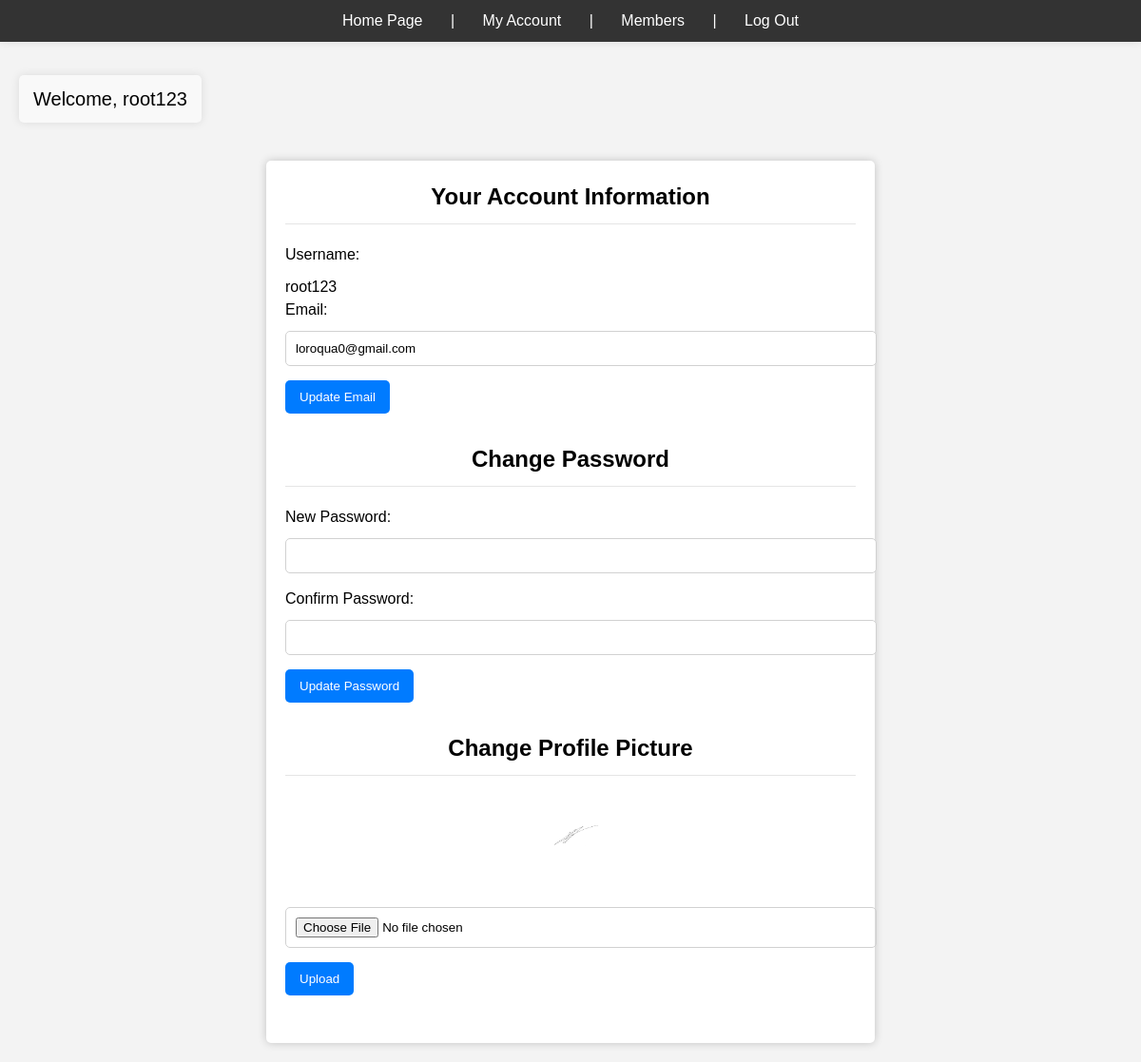
Screenshot of /account.php (signed in) with the database file from the repository.
### tables this page shows
CREATE TABLE `user` (
  `id` int(11) NOT NULL,
  `username` longtext NOT NULL,
  `password` longtext NOT NULL,
  `email` mediumtext NOT NULL,
  `date` datetime NOT NULL,
  `replies` int(11) NOT NULL,
  `topics` int(11) NOT NULL,
  `profile_pic` varchar(9999) NOT NULL DEFAULT '',
  `topic_count` int(11) NOT NULL DEFAULT 0,
  `role` varchar(20) NOT NULL,
  `question_count` int(11) DEFAULT 0,
  `reply_count` int(11) DEFAULT 0
);

### account.php (the view, shortened to what this page needs)
<?php
require('connect.php');
$username = $_SESSION['username'];
$selectStmt = $pdo->prepare("SELECT username, email, profile_pic FROM user WHERE username = :username");
$selectStmt->bindParam(':username', $username);
$selectStmt->execute();
$user = $selectStmt->fetch(PDO::FETCH_ASSOC);
?>
<!DOCTYPE html>
<html>
<head>
    <?php include("header.php")?>
</head>
<body>
    <div class="container">
        <h2>Your Account Information</h2>
        <div class="form-section">
            <form method="post" action="">
                <label for="username">Username:</label>
                <?php echo $user['username']; ?><br>
                <label for="email">Email:</label>
                <input type="email" name="newEmail" value="<?php echo $user['email']; ?>"><br>
                <input type="submit" name="updateEmail" value="Update Email">
            </form>
        </div>
        <h2>Change Password</h2>
        <div class="form-section">
            <form method="post" action="">
                <label for="newPassword">New Password:</label>
                <input type="password" name="newPassword"><br>
                <label for="confirmPassword">Confirm Password:</label>
                <input type="password" name="confirmPassword"><br>
                <input type="submit" name="updatePassword" value="Update Password">
            </form>
        </div>
        <h2>Change Profile Picture</h2>
        <div class="form-section">
            <img src="profilepic/<?php echo $user['profile_pic']; ?>" alt="Profile Picture" class="profile-pic"><br>
            <form method="post" action="" enctype="multipart/form-data">
                <input type="file" name="profilePic" accept="image/*">
                <input type="submit" name="uploadProfilePic" value="Upload">
            </form>
        </div>
    </div>
</body>
</html>

### header.php (style rules this page uses)
body { font-family: Arial, sans-serif; background-color: #f3f3f3; margin: 0; padding: 0; }

### account.php (style rules this page uses)
body { font-family: Arial, sans-serif; background-color: #f3f3f3; margin: 0; padding: 0; font-size: 16px; line-height: 1.5; }
.container { background-color: #fff; border-radius: 5px; box-shadow: 0 0 10px rgba(0, 0, 0, 0.2); max-width: 600px; margin: 20px auto; padding: 20px; }
h2 { text-align: center; margin-top: 0; border-bottom: 1px solid #e5e5e5; padding-bottom: 10px; }
.form-section { margin-bottom: 30px; }
.form-section label { display: block; margin-bottom: 10px; }
.form-section input[type="text"], .form-section input[type="email"], .form-section input[type="password"], .form-section input[type="file"] { width: 100%; padding: 10px; border: 1px solid #d1d1d1; border-radius: 5px; margin-bottom: 15px; }
.form-section input[type="submit"] { padding: 10px 15px; border: none; border-radius: 5px; background-color: #007bff; color: #ffffff; cursor: pointer; transition: background-color 0.3s ease; }
.profile-pic { max-width: 150px; display: block; margin: 0 auto; margin-bottom: 15px; }

### rows the page displays
user: username "root123", newEmail "loroqua0@gmail.com", profile_pic (picture)

### other values shown
$_SESSION['username'] "root123"
